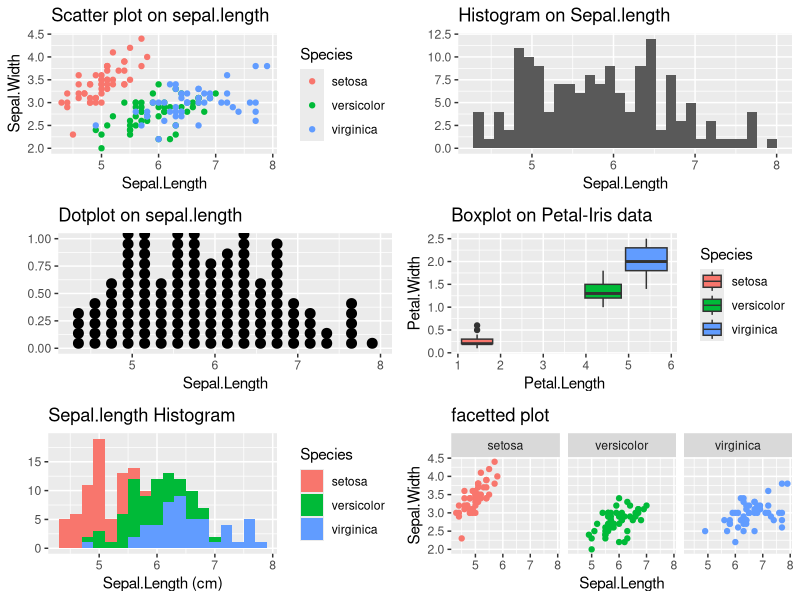

Recreate this plot in R.
## ---- chunk 1
knitr::opts_chunk$set(echo = TRUE)
## ---- chunk 2
setwd("~/Desktop/Data science Assignments")


#install.packages("ggplot2")

#install.packages("tidyverse")

#install.packages("colorspace")
#install.packages("gridExtra")
#install.packages("egg")
#install.packages("gtable")
#install.packages("grid")
#install.packages("lattice")
library(ggplot2)
library(tidyverse)
library(colorspace)
library(gridExtra)
library(egg)
library(gtable)
library(grid)
library(lattice)
## ---- chunk 3
data(iris)

names(iris)

head(iris)
## ---- chunk 4
summary(iris)
## ---- chunk 5
p1 <- qplot(Sepal.Length, Sepal.Width, data = iris, colour = Species)+
  ggtitle("Scatter plot on sepal.length")

p2 <- qplot(Sepal.Length, data = iris) + 
  ggtitle("Histogram on Sepal.length")

p3 <- qplot(Sepal.Length, data = iris, geom = "dotplot")+
  ggtitle("Dotplot on sepal.length")

p4<- ggplot(iris, aes(x=Petal.Length, y=Petal.Width, fill=Species)) + 
  geom_boxplot()+ggtitle("Boxplot on Petal-Iris data ")

p5 <- qplot(x = Sepal.Length,data = iris,binwidth = 0.2,fill = Species, xlab = "Sepal.Length (cm)")+
  ggtitle("Sepal.length Histogram")

p6 <-p1 + facet_wrap( ~ Species, nrow = 1) + theme(legend.position = "none") +
  ggtitle("facetted plot")

grid.arrange(p1,p2,p3,p4,p5,p6, nrow=3)
